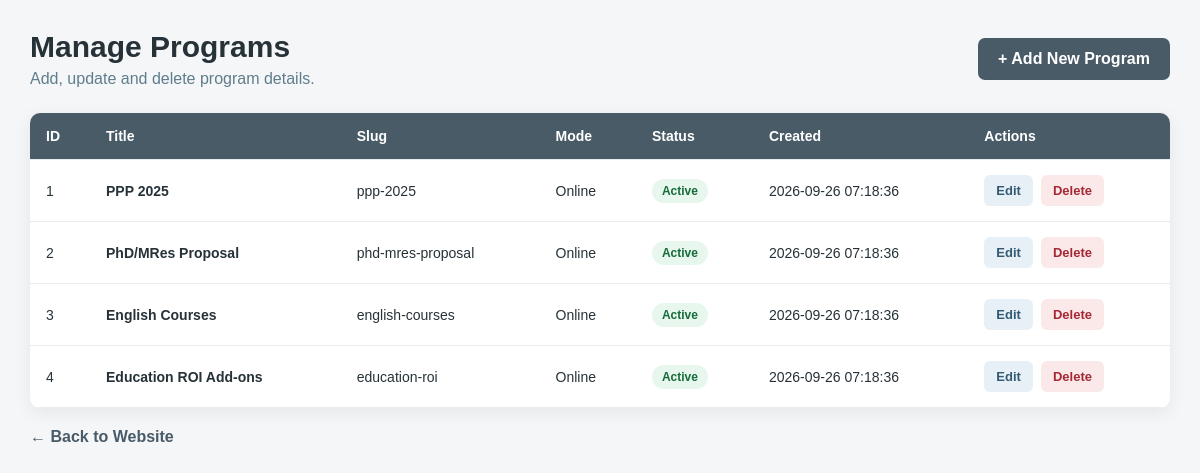
The page /admin/programs.php on the database its author committed.
### tables this page shows
CREATE TABLE IF NOT EXISTS programs (
    id INT UNSIGNED AUTO_INCREMENT PRIMARY KEY,
    title VARCHAR(150) NOT NULL,
    slug VARCHAR(100) NOT NULL UNIQUE,
    subtitle VARCHAR(255) DEFAULT NULL,
    short_description TEXT DEFAULT NULL,
    duration VARCHAR(100) DEFAULT NULL,
    fee VARCHAR(100) DEFAULT NULL,
    mode VARCHAR(100) DEFAULT NULL,
    description TEXT DEFAULT NULL,
    content_1_title VARCHAR(150) DEFAULT NULL,
    content_1 TEXT DEFAULT NULL,
    content_2_title VARCHAR(150) DEFAULT NULL,
    content_2 TEXT DEFAULT NULL,
    content_3_title VARCHAR(150) DEFAULT NULL,
    content_3 TEXT DEFAULT NULL,
    content_4_title VARCHAR(150) DEFAULT NULL,
    content_4 TEXT DEFAULT NULL,
    image VARCHAR(255) DEFAULT NULL,
    status TINYINT(1) NOT NULL DEFAULT 1,
    created_at TIMESTAMP DEFAULT CURRENT_TIMESTAMP,
    updated_at TIMESTAMP DEFAULT CURRENT_TIMESTAMP ON UPDATE CURRENT_TIMESTAMP,
    INDEX idx_program_status (status),
    INDEX idx_program_title (title)
);

### admin/programs.php (the view, shortened to what this page needs)
<?php
require_once __DIR__ . '/../config/database.php';
$stmt = $pdo->query("
    SELECT *
    FROM programs
    ORDER BY id ASC
");
$programs = $stmt->fetchAll();
?>
<!DOCTYPE html>
<html lang="en">
<head>
</head>
<body>
<div class="admin-container">
    <div class="admin-header">
        <div>
            <h1>
                Manage Programs
            </h1>
            <p>
                Add, update and delete program details.
            </p>
        </div>
        <a
            href="add-program.php"
            class="add-btn"
        >
            + Add New Program
        </a>
    </div>
    <div class="table-card">
        <?php if (count($programs) > 0): ?>
            <div class="table-wrapper">
                <table>
                    <thead>
                        <tr>
                            <th class="id-column">
                                ID
                            </th>
                            <th>
                                Title
                            </th>
                            <th>
                                Slug
                            </th>
                            <th>
                                Mode
                            </th>
                            <th>
                                Status
                            </th>
                            <th>
                                Created
                            </th>
                            <th>
                                Actions
                            </th>
                        </tr>
                    </thead>
                    <tbody>
                        <?php foreach ($programs as $program): ?>
                            <tr>
                                <td>
                                    <?= (int) $program['id'] ?>
                                </td>
                                <td>
                                    <strong>
                                        <?= htmlspecialchars($program['title']) ?>
                                    </strong>
                                </td>
                                <td>
                                    <?= htmlspecialchars($program['slug']) ?>
                                </td>
                                <td>
                                    <?= htmlspecialchars($program['mode'] ?? '-') ?>
                                </td>
                                <td>
                                    <?php if ((int) $program['status'] === 1): ?>
                                        <span class="status status-active">
                                            Active
                                        </span>
                                    <?php else: ?>
                                        <span class="status status-inactive">
                                            Inactive
                                        </span>
                                    <?php endif; ?>
                                </td>
                                <td>
                                    <?= htmlspecialchars($program['created_at']) ?>
                                </td>
                                <td>
                                    <div class="action-buttons">
                                        <a
                                            href="edit-program.php?id=<?= (int) $program['id'] ?>"
                                            class="btn edit-btn"
                                        >
                                            Edit
                                        </a>
                                        <a
                                            href="delete-program.php?id=<?= (int) $program['id'] ?>"
                                            class="btn delete-btn"
                                            onclick="return confirm('Are you sure you want to delete this program?');"
                                        >
                                            Delete
                                        </a>
                                    </div>
                                </td>
                            </tr>
                        <?php endforeach; ?>
                    </tbody>
                </table>
            </div>
        <?php else: ?>
            <div class="empty-state">
                No programs found in the database.
            </div>
        <?php endif; ?>
    </div>
    <a
        href="../index.php"
        class="top-link"
    >
        ← Back to Website
    </a>
</div>
</body>
</html>

### admin/programs.php (style rules this page uses)
* { box-sizing: border-box; }
body { margin: 0; padding: 30px; font-family: Arial, sans-serif; background: #f4f6f8; color: #263238; }
.admin-container { max-width: 1250px; margin: 0 auto; }
.admin-header { display: flex; align-items: center; justify-content: space-between; gap: 20px; margin-bottom: 25px; flex-wrap: wrap; }
.admin-header h1 { margin: 0; font-size: 30px; }
.admin-header p { margin: 6px 0 0; color: #607d8b; }
.add-btn { display: inline-block; padding: 12px 20px; background: #4a5b68; color: #ffffff; text-decoration: none; border-radius: 7px; font-weight: 600; }
.table-card { background: #ffffff; border-radius: 10px; box-shadow: 0 4px 18px rgba(0, 0, 0, 0.07); overflow: hidden; }
.table-wrapper { overflow-x: auto; }
table { width: 100%; border-collapse: collapse; min-width: 850px; }
thead { background: #4a5b68; color: #ffffff; }
th, td { padding: 15px 16px; text-align: left; border-bottom: 1px solid #e8ecef; vertical-align: middle; }
th { font-size: 14px; }
td { font-size: 14px; }
.id-column { width: 60px; }
.status { display: inline-block; padding: 5px 10px; border-radius: 20px; font-size: 12px; font-weight: 600; }
.status-active { background: #e8f7ee; color: #176b3a; }
.action-buttons { display: flex; gap: 8px; flex-wrap: wrap; }
.btn { display: inline-block; padding: 8px 12px; border-radius: 6px; text-decoration: none; font-size: 13px; font-weight: 600; }
.edit-btn { background: #e8f0f7; color: #345a73; }
.delete-btn { background: #fbe9ea; color: #a52834; }
.top-link { margin-top: 20px; display: inline-block; color: #4a5b68; text-decoration: none; font-weight: 600; }

### rows shown on the page
programs: id "1", title "PPP 2025", slug "ppp-2025", mode "Online", status "Active", created_at "2026-09-26 07:18:36"
programs: id "2", title "PhD/MRes Proposal", slug "phd-mres-proposal", mode "Online", status "Active", created_at "2026-09-26 07:18:36"
programs: id "3", title "English Courses", slug "english-courses", mode "Online", status "Active", created_at "2026-09-26 07:18:36"
programs: id "4", title "Education ROI Add-ons", slug "education-roi", mode "Online", status "Active", created_at "2026-09-26 07:18:36"
